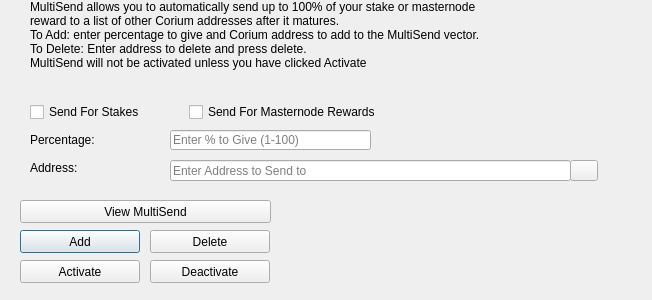
<?xml version="1.0" encoding="UTF-8"?>
<ui version="4.0">
 <class>MultiSendDialog</class>
 <widget class="QDialog" name="MultiSendDialog">
  <property name="windowModality">
   <enum>Qt::NonModal</enum>
  </property>
  <property name="geometry">
   <rect>
    <x>0</x>
    <y>0</y>
    <width>652</width>
    <height>300</height>
   </rect>
  </property>
  <property name="windowTitle">
   <string>MultiSend</string>
  </property>
  <widget class="QLineEdit" name="multiSendPercentEdit">
   <property name="geometry">
    <rect>
     <x>170</x>
     <y>130</y>
     <width>201</width>
     <height>20</height>
    </rect>
   </property>
   <property name="toolTip">
    <string>Enter whole numbers 1 - 100</string>
   </property>
   <property name="placeholderText">
    <string>Enter % to Give (1-100)</string>
   </property>
  </widget>
  <widget class="QLineEdit" name="multiSendAddressEdit">
   <property name="geometry">
    <rect>
     <x>170</x>
     <y>160</y>
     <width>401</width>
     <height>21</height>
    </rect>
   </property>
   <property name="toolTip">
    <string/>
   </property>
   <property name="placeholderText">
    <string>Enter Address to Send to</string>
   </property>
  </widget>
  <widget class="QLabel" name="label_2">
   <property name="geometry">
    <rect>
     <x>30</x>
     <y>0</y>
     <width>451</width>
     <height>121</height>
    </rect>
   </property>
   <property name="lineWidth">
    <number>1</number>
   </property>
   <property name="text">
    <string>MultiSend allows you to automatically send up to 100% of your stake or masternode reward to a list of other Corium addresses after it matures.
To Add: enter percentage to give and Corium address to add to the MultiSend vector.
To Delete: Enter address to delete and press delete.
MultiSend will not be activated unless you have clicked Activate</string>
   </property>
   <property name="alignment">
    <set>Qt::AlignLeading|Qt::AlignLeft|Qt::AlignTop</set>
   </property>
   <property name="wordWrap">
    <bool>true</bool>
   </property>
  </widget>
  <widget class="QLabel" name="message">
   <property name="geometry">
    <rect>
     <x>290</x>
     <y>200</y>
     <width>351</width>
     <height>91</height>
    </rect>
   </property>
   <property name="text">
    <string/>
   </property>
  </widget>
  <widget class="QPushButton" name="addButton">
   <property name="geometry">
    <rect>
     <x>20</x>
     <y>230</y>
     <width>120</width>
     <height>23</height>
    </rect>
   </property>
   <property name="toolTip">
    <string/>
   </property>
   <property name="statusTip">
    <string>Add to MultiSend Vector</string>
   </property>
   <property name="text">
    <string>Add</string>
   </property>
  </widget>
  <widget class="QPushButton" name="disableButton">
   <property name="geometry">
    <rect>
     <x>150</x>
     <y>260</y>
     <width>120</width>
     <height>23</height>
    </rect>
   </property>
   <property name="statusTip">
    <string>Deactivate MultiSend</string>
   </property>
   <property name="text">
    <string>Deactivate</string>
   </property>
  </widget>
  <widget class="QPushButton" name="addressBookButton">
   <property name="geometry">
    <rect>
     <x>570</x>
     <y>160</y>
     <width>28</width>
     <height>21</height>
    </rect>
   </property>
   <property name="toolTip">
    <string>Choose an address from the address book</string>
   </property>
   <property name="text">
    <string/>
   </property>
   <property name="icon">
    <iconset resource="../corium.qrc">
     <normaloff>:/icons/address-book</normaloff>:/icons/address-book</iconset>
   </property>
   <property name="shortcut">
    <string>Alt+A</string>
   </property>
   <property name="autoDefault">
    <bool>false</bool>
   </property>
  </widget>
  <widget class="QLabel" name="label">
   <property name="geometry">
    <rect>
     <x>30</x>
     <y>130</y>
     <width>121</width>
     <height>20</height>
    </rect>
   </property>
   <property name="toolTip">
    <string>Percentage of stake to send</string>
   </property>
   <property name="text">
    <string>Percentage:</string>
   </property>
  </widget>
  <widget class="QLabel" name="label_5">
   <property name="geometry">
    <rect>
     <x>30</x>
     <y>160</y>
     <width>111</width>
     <height>16</height>
    </rect>
   </property>
   <property name="toolTip">
    <string>Address to send portion of stake to</string>
   </property>
   <property name="text">
    <string>Address:</string>
   </property>
  </widget>
  <widget class="QPushButton" name="deleteButton">
   <property name="geometry">
    <rect>
     <x>150</x>
     <y>230</y>
     <width>120</width>
     <height>23</height>
    </rect>
   </property>
   <property name="toolTip">
    <string/>
   </property>
   <property name="statusTip">
    <string>Delete Address From MultiSend Vector</string>
   </property>
   <property name="text">
    <string>Delete</string>
   </property>
  </widget>
  <widget class="QPushButton" name="activateButton">
   <property name="geometry">
    <rect>
     <x>20</x>
     <y>260</y>
     <width>120</width>
     <height>23</height>
    </rect>
   </property>
   <property name="statusTip">
    <string>Activate MultiSend</string>
   </property>
   <property name="text">
    <string>Activate</string>
   </property>
  </widget>
  <widget class="QPushButton" name="viewButton">
   <property name="geometry">
    <rect>
     <x>20</x>
     <y>200</y>
     <width>251</width>
     <height>23</height>
    </rect>
   </property>
   <property name="toolTip">
    <string/>
   </property>
   <property name="statusTip">
    <string>View MultiSend Vector</string>
   </property>
   <property name="text">
    <string>View MultiSend</string>
   </property>
  </widget>
  <widget class="QWidget" name="horizontalLayoutWidget">
   <property name="geometry">
    <rect>
     <x>30</x>
     <y>100</y>
     <width>351</width>
     <height>24</height>
    </rect>
   </property>
   <layout class="QHBoxLayout" name="horizontalLayout">
    <item>
     <widget class="QCheckBox" name="multiSendStakeCheckBox">
      <property name="text">
       <string>Send For Stakes</string>
      </property>
     </widget>
    </item>
    <item>
     <widget class="QCheckBox" name="multiSendMasternodeCheckBox">
      <property name="text">
       <string>Send For Masternode Rewards</string>
      </property>
     </widget>
    </item>
   </layout>
  </widget>
 </widget>
 <resources>
  <include location="../corium.qrc"/>
 </resources>
 <connections/>
</ui>
